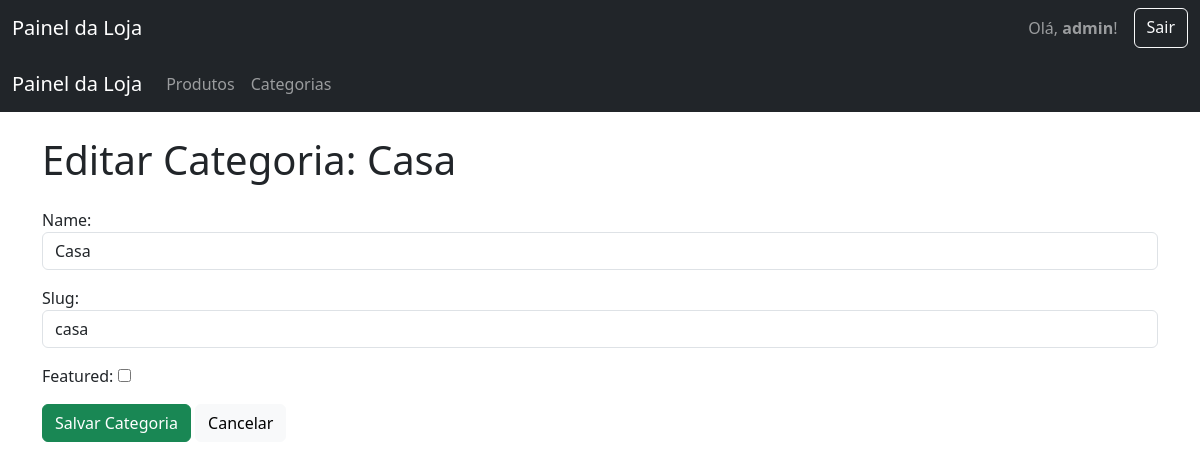
Screenshot of /painel/categorias/editar/3/ (signed in) with the database file from the repository.
### shop/models.py (models this page shows, shortened)
class Category(models.Model):
    name = models.CharField(max_length=120)
    slug = models.SlugField(max_length=140, unique=True)
    featured = models.BooleanField(default=False)
    class Meta:
        verbose_name_plural = "Categories"

### shop/views.py (the view)
# urls.py: path('categorias/editar/<int:pk>/', views.editar_categoria_view, name='editar_categoria'),
@login_required
def editar_categoria_view(request, pk):
    categoria = get_object_or_404(Category, pk=pk)
    if request.method == 'POST':
        form = CategoryForm(request.POST, instance=categoria)
        if form.is_valid():
            form.save()
            return redirect('painel:lista_categorias')
    else:
        form = CategoryForm(instance=categoria)
    return render(request, 'shop/painel/categoria_form.html', {'form': form, 'categoria': categoria})

### shop/forms.py
class CategoryForm(forms.ModelForm):
    class Meta:
        model = Category
        fields = ['name', 'slug', 'featured']

### shop/templates/shop/painel/categoria_form.html (shortened to what this page needs)
{% extends 'shop/painel/base_painel.html' %}
{% block content %}
    {% if categoria %}
        <h1>Editar Categoria: {{ categoria.name }}</h1>
    {% else %}
        <h1>Adicionar Nova Categoria</h1>
    {% endif %}
    <form method="POST" class="mt-4">
        {% for field in form %}
            <div class="mb-3">
                {{ field.label_tag }}
                {{ field }}
            </div>
        {% endfor %}
        <button type="submit" class="btn btn-success">Salvar Categoria</button>
        <a href="{% url 'painel:lista_categorias' %}" class="btn btn-light">Cancelar</a>
    </form>
{% endblock %}

### shop/templates/shop/painel/base_painel.html (shortened to what this page needs)
<!DOCTYPE html>
<html lang="pt-br">
<head>
    <link href="https://cdn.jsdelivr.net/npm/bootstrap@5.3.3/dist/css/bootstrap.min.css" rel="stylesheet">
</head>
<body>
    <nav class="navbar navbar-expand-lg navbar-dark bg-dark">
        <div class="container-fluid">
            <a class="navbar-brand" href="{% url 'painel:lista_produtos' %}">Painel da Loja</a>
            <div class="d-flex">
                <span class="navbar-text me-3">
                    Olá, <strong>{{ user.username }}</strong>!
                </span>
                <a href="{% url 'logout' %}" class="btn btn-outline-light">Sair</a>
            </div>
        </div>
    </nav>
    <nav class="navbar navbar-expand-lg navbar-dark bg-dark">
        <div class="container-fluid">
            <a class="navbar-brand" href="{% url 'painel:lista_produtos' %}">Painel da Loja</a>
            <div class="collapse navbar-collapse">
                <ul class="navbar-nav me-auto mb-2 mb-lg-0">
                    <li class="nav-item">
                        <a class="nav-link" href="{% url 'painel:lista_produtos' %}">Produtos</a>
                    </li>
                    <li class="nav-item">
                        <a class="nav-link" href="{% url 'painel:lista_categorias' %}">Categorias</a>
                    </li>
                </ul>
            </div>
        </div>
    </nav>
    <main class="container mt-4">
        {% block content %}
        {% endblock %}
    </main>
</body>
</html>

### rows the page displays
Category: name "Casa", form "Casa" "casa"

### other values shown
{{ user.username }} "admin"
{{ field.label_tag }} "Name:" "Slug:" "Featured:"
